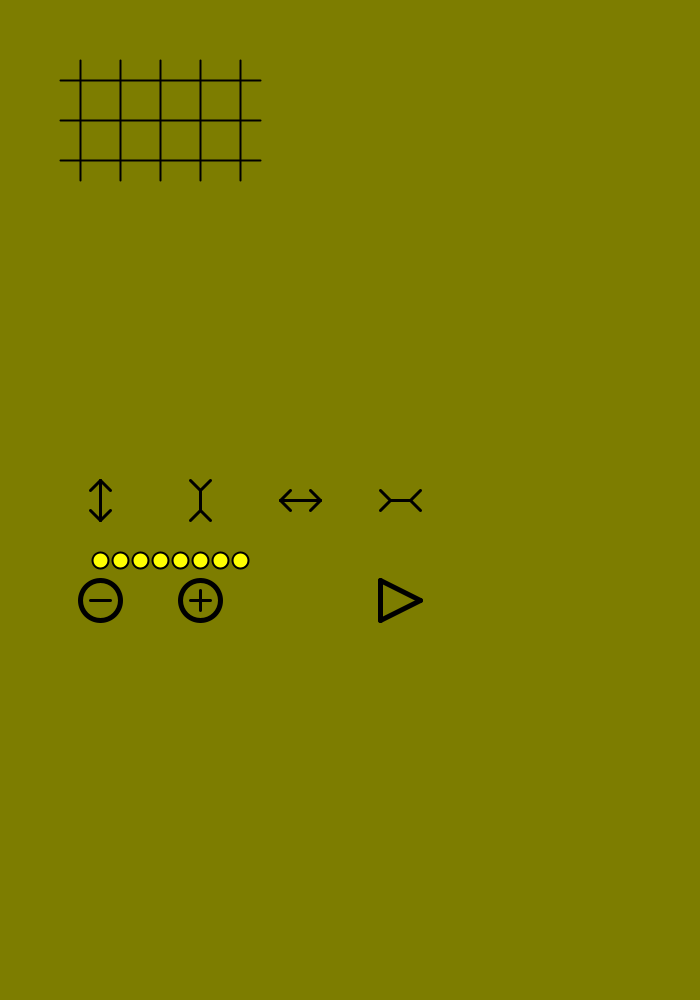
Frame 1 (no input)
Frame 60 (the mouse pressed at the canvas centre just before this capture): identical to frame 1, image omitted
Frame 120 (the mouse held since frame 60 and released just before this capture): identical to frame 1, image omitted

The Processing sketch that drew this single still picture (run headless with seeded random() and noise(); from frame 60 on, the mouse is pressed at the canvas centre):

// Processing sketch: processing_181388
// ── processing_181388.pde

// AUTO_TSUMEGO_T 

int TATE = 3 ;
int YOKO = 5 ;

int PHASE = 1 ;

int X = 0 ; int Y = 0 ;
int RND = 0 ;

int [][] KYM = new int[361][361] ;
int [] NKYM = new int[361] ;
int T = 0 ;
int N = 0 ;
int [] R = new int [361] ;
int Rmax = TATE * YOKO ;
int [] NBW = new int[361] ;
int KCOL = 0 ;
int IDOU = 0 ;
int Kcancel = 0 ;
int I = 0 ; int II = 0 ; int III = 0 ; int IIII = 0 ;
int [][] Z = new int [361][361] ; 
int ZT = 0 ; int ZF = 0 ; int ZZ = 0 ;
int ZZZ = 0 ;
int WSTN = 0 ;
int BSTN = 0 ;
int EPTN = 0 ;
int EPTmax = 8 ;
int KOU = 0 ;
int GP = 0 ;
int DR = 0 ;
int GI = 0 ;
int Q = 0 ;
int [] PASSED = new int [361] ;

float CLX = 0 ;
float CLY = 0 ;
float CLN = 0 ;


void setup(){
  
  size (700,1000) ;
  strokeWeight( 2 ) ;
   for ( II = 0 ; II < 361 ; II++ ) {
     Z[0][II] = 9 ;
     PASSED[II] = 0 ;
     }
  
} // setup()

void draw(){
  
  
  if ( PHASE == 7 ){
    
    if ( mousePressed == true ){
      RESET() ;
    }
    
  } // PHASE == 7
  
  
  if ( PHASE == 6 ){
    
    ANS() ;
    PHASE = 7 ;
    
  } //PHASE == 6 
  
  
  
  if ( PHASE == 5 ){
    
    if ( mousePressed == true ){
      PHASE = 6 ;
    }
    
  } // PHASE == 5
  
  
  if ( PHASE == 4 ){
    
    if ( ZZZ == 0 ){
      
      RESET() ; 
      
    } // ZZZ == 0
    
    if ( ZZZ == 1 ){
      
      GOBANdraw() ;
      PHASE = 5 ;
      
    } // ZZZ == 1
  
  } // PHASE == 4
  
 
  if ( PHASE == 3 ){
    
    for ( Q = 0 ; Q < 10000 ; Q++ ){
    
     
    WSTNcount() ;
    
    if ( ( WSTN < 2 ) && ( N > 0 ) ){
      
      Z[N-1][R[N-1]] = 1 ;
      Z[N][R[N]] = 1 ;
      N = N - 1 ;
      Zcheck() ;
      R[N] = R[N] + 1 ;
                 
    } // WSTN < 1
    
    BSTNcount() ;
    
    if ( ( BSTN < 2 ) && ( N > 0 ) ){
      
      Z[N-1][R[N-1]] = 0 ;
      Z[N][R[N]] = 0 ;
      N = N - 1 ;
      Zcheck() ;
      R[N] = R[N] + 1 ;
                 
    } // BSTN < 1
    
     if (  N > ( Rmax * 1.5 )  ){
      
      ZZZ = 0  ;
      PHASE = 4 ;
      
    }
    
        
    
    if ( R[N] < Rmax ){
      
      RtoXYI() ;
      
      if ( KYM[N][I] == 0 ){
        
         for ( II = 0 ; II < ( (YOKO+2)*(TATE+2) ) ; II++ ) {
           NKYM[II] = KYM[N][II] ;
           }

      NKYM[I] = NBW[N] ;

      if ( NBW[N] == 1 ) { 
        KCOL = 2 ;
      }
      if ( NBW[N] == 2 ) { 
        KCOL = 1 ;
      }

      IIII = 1 ;

      while ( IIII <= 4 ) {

        RtoXYI() ;
        
        if ( IIII == 1 ) { 
          III = I - (YOKO+2) ;
        }
        if ( IIII == 2 ) { 
          III = I - 1 ;
        }
        if ( IIII == 3 ) { 
          III = I + 1 ;
        }
        if ( IIII == 4 ) { 
          III = I + (YOKO+2) ;
        } 

          X = III ; 
          Y = 0 ;
          while ( X > ( (YOKO+2)-1) ) {
            X = X -  (YOKO+2) ;
            Y = Y + 1 ;
          }
          XYloop() ;
          III = I ;

        if ( ( NKYM[III] == KCOL ) ) {

          //X = III ; 
          //Y = 0 ;
          //while ( X > ( (YOKO+2)-1) ) {
          //  X = X -  (YOKO+2) ;
          //  Y = Y + 1 ;
          //}

          Kcancel = 0 ;
          KESUone() ;    
          KESUtwo() ;

          
        }

        IIII = IIII + 1 ;
      }/// IIII < 4 

      RtoXYI() ;
      
      if ( NBW[N] == 1 ) { 
        KCOL = 1 ;
      }
      if ( NBW[N] == 2 ) { 
        KCOL = 2 ;
      }


      III = I ;


      if ( ( NKYM[III] == KCOL ) ) {

        X = III ; 
        Y = 0 ;
        while ( X > ( (YOKO+2)-1) ) {
          X = X -  (YOKO+2) ;
          Y = Y + 1 ;
        }

        Kcancel = 0 ;
        KESUone() ; 
        KESUtwo() ;

    
      }


      RtoXYI() ;
     
      IDOU = 0 ; 

      if ( NKYM[I] == 0 ) {
        IDOU = 0 ;
      }
      else {
        IDOU = 1 ;
      }
   
      
      
        KOU = 1 ;       
        KOUcheck() ;

        if (  KOU == 1  ) {
          IDOU = 0 ;
        }
        
      
      
      
      
      
      if ( IDOU == 1 ){
        
       NextStep() ;
        
      }else{ Z[N][R[N]] = 6 ; R[N] = R[N] + 1 ; } // IDOU == 1 or not
    
        
     }else{ Z[N][R[N]] = 6 ; R[N] = R[N] + 1 ; } // KYM[N][I] == 0 or not
      
     
           
    } // R[N] < Rmax
    
    if ( R[N] == Rmax ){
    
    for ( II = 0 ; II < ( (YOKO+2)*(TATE+2) ) ; II++ ) {
           NKYM[II] = KYM[N][II] ;
           }
    
    if ( N > 0 ) {      
      
    if (  PASSED[N-1] == 0  ){
      
      PASSED[N] = 1 ;
      NextStep() ;
     
    }else{ Z[N][R[N]] = 0 ; R[N] = R[N] + 1 ; }
    }else{ Z[N][R[N]] = 6 ; R[N] = R[N] + 1 ; }
    
    } // R[N] == Rmax
    
    if ( R[N] > Rmax ) {
      
      Zcheck() ;
      R[N] = R[N] + 1 ;
      
      
    }
    
    if ( PHASE == 4 ){ Q = 1000000 ; }
    
    } // Q
    
    CLOCKdraw() ;
    
    if ( ( mousePressed == true ) || ( CLN > 144 ) ){ RESET() ; }
    
  } // PHASE == 3
  
 
  if ( PHASE == 2 ){
    
    RNDGOBAN() ; 
    N = 0 ;
   
      for ( II = 0 ; II < ( (YOKO+2)*(TATE+2) ) ; II++ ) {
           KYM[N][II] = NKYM[II] ;
        }
   
   
    PHASE = 3 ;
   
    NBW[0] = 1 ;
    Rmax = TATE * YOKO ;
            
    WSTNcount() ;
    
    if ( WSTN < 2 ) { PHASE = 2 ; }
    
    EPTNcount() ;
    
    if ( EPTN > EPTmax ) { PHASE = 2 ; }
    
    BSTNcount() ;
    
    if ( BSTN < 2 ) { PHASE = 2 ; }
    
           
  } // PHASE == 2
   
  
  
  
  if ( PHASE == 1 ){
    
    GOBANset() ;
          
  } // PHASE == 1
  
  mousePressed = false ;
    
  
} // draw()


void GOBANset(){
  
  
    if ( GP == 0 ){ 
      
    for ( I = 0 ; I < ( 19 * 19 ) ; I++ ){
      
      NKYM[I] = 0 ;
      
    }
     
      
    X = 0 ; 
    Y = 0 ; 
    N = 0 ;
   

    for ( X = 0 ; X < (YOKO+2) ; X++) {
      I = ( (YOKO+2) * Y ) + X ;
      NKYM [I] = 3 ;
    }

    X = 0 ; 
    Y = 0 ;

    for ( Y = 0 ; Y < (TATE+2) ; Y++) {
      I = ( (YOKO+2) * Y ) + X ;
      NKYM [I] = 3 ;
    }

    X = (YOKO+2)-1 ; 
    Y = 0 ;

    for ( Y = 0 ; Y < (TATE+2) ; Y++) {
      I = ( (YOKO+2) * Y ) + X ;
      NKYM [I] = 3 ;
    }

    X = 0 ; 
    Y = (TATE+2) - 1 ;

    for ( X = 0 ; X < (YOKO+2) ; X++) {
      I = ( (YOKO+2) * Y ) + X ;
      NKYM [I] = 3 ;
    }

  
    
    GP = 1 ;
    DR = 1 ;
    
   
    
    } // GP == 0 
    
     
    if ( mousePressed == true ){
      
    GI = 0 ;    
      
    
       
       if ( ( ( ( mouseX - 400 ) * ( mouseX - 400 ) ) < 400 ) && ( ( ( mouseY - 600 ) * ( mouseY - 600 ) ) < 400 ) ){
        
          PHASE = 2 ; 
        
       }  
       
       if ( ( ( ( mouseX - 100 ) * ( mouseX - 100 ) ) < 400 ) && ( ( ( mouseY - 500 ) * ( mouseY - 500 ) ) < 400 ) ){
        
          TATE = TATE + 1 ; 
          GP = 0 ;        

       }   
       
       if ( ( ( ( mouseX - 200 ) * ( mouseX - 200 ) ) < 400 ) && ( ( ( mouseY - 500 ) * ( mouseY - 500 ) ) < 400 ) ){
        
          TATE = TATE - 1 ; 
          GP = 0 ;        

       }   
       
       if ( ( ( ( mouseX - 300 ) * ( mouseX - 300 ) ) < 400 ) && ( ( ( mouseY - 500 ) * ( mouseY - 500 ) ) < 400 ) ){
        
          YOKO = YOKO + 1 ; 
          GP = 0 ;        

       }   
       
       if ( ( ( ( mouseX - 400 ) * ( mouseX - 400 ) ) < 400 ) && ( ( ( mouseY - 500 ) * ( mouseY - 500 ) ) < 400 ) ){
        
          YOKO = YOKO - 1 ; 
          GP = 0 ;        

       }   
       
       if ( ( ( ( mouseX - 100 ) * ( mouseX - 100 ) ) < 400 ) && ( ( ( mouseY - 600 ) * ( mouseY - 600 ) ) < 400 ) ){
        
          EPTmax = EPTmax - 1 ; 
          GP = 0 ;        

       }   
       
       if ( ( ( ( mouseX - 200 ) * ( mouseX - 200 ) ) < 400 ) && ( ( ( mouseY - 600 ) * ( mouseY - 600 ) ) < 400 ) ){
        
          EPTmax = EPTmax + 1 ; 
          GP = 0 ;        

       }   
       
       if ( YOKO < 3 ){ YOKO = 3 ; }
       if ( YOKO > 5 ){ YOKO = 5 ; }
       if ( TATE < 3 ){ TATE = 3 ; }
       if ( TATE > 5 ){ TATE = 5 ; }
       if ( EPTmax < 3 ){ EPTmax = 3 ; }
       if ( EPTmax > 15 ){ EPTmax = 15 ;}
       DR = 1 ;
       Rmax = TATE * YOKO ;

    } // mousePressed


    if ( DR == 1 ){
      
      background (125,125,0) ;

    X = 0 ; 
    Y = 0 ;

    for ( X = 1 ; X <= (YOKO) ; X++ ) {
      stroke(0, 0, 0);
      line ( 40 + (40*X)  , 80 - 20 , 40 + (40*X) , ( 40 * (TATE) ) + 40 + 20  ) ;
    }
    for ( Y = 1 ; Y <= (TATE) ; Y++ ) {
      line ( 80 - 20 , 40 + (40*Y)  , 40 + ( 40 * (YOKO) ) + 20 , 40 + (40*Y)  ) ;
    }

 

   
    noFill() ;
    stroke(0,0,0) ;
    strokeWeight( 5 ) ; 
    line ( 380 , 580 , 420 , 600 ) ;
    line ( 420 , 600 , 380 , 620 ) ;
    line ( 380 , 620 , 380 , 580 ) ;
    ellipse ( 100 , 600 , 40 , 40 ) ;
    ellipse ( 200 , 600 , 40 , 40 ) ; 
    strokeWeight( 3 ) ;
    line ( 90 , 600 , 110 , 600 ) ;
    line ( 190 , 600 , 210 , 600 ) ;
    line ( 200 , 590 , 200 , 610 ) ;
    line ( 100 , 480 , 100 , 520 ) ;
    line ( 100 , 480 , 90 , 490 ) ;
    line ( 100 , 480 , 110 , 490 ) ;
    line ( 100 , 520 , 90 , 510 ) ;
    line ( 100 , 520 , 110 , 510 ) ;
    line ( 200 , 490 , 200 , 510 ) ;
    line ( 200 , 490 , 190 , 480 ) ;
    line ( 200 , 490 , 210 , 480 ) ;
    line ( 200 , 510 , 190 , 520 ) ;
    line ( 200 , 510 , 210 , 520 ) ;
    line ( 280 , 500 , 320 , 500 ) ;
    line ( 280 , 500 , 290 , 490 ) ;
    line ( 280 , 500 , 290 , 510 ) ;
    line ( 320 , 500 , 310 , 490 ) ;
    line ( 320 , 500 , 310 , 510 ) ;
    line ( 390 , 500 , 410 , 500 ) ;
    line ( 390 , 500 , 380 , 490 ) ;
    line ( 390 , 500 , 380 , 510 ) ;
    line ( 410 , 500 , 420 , 490 ) ;
    line ( 410 , 500 , 420 , 510 ) ;
    strokeWeight( 2 ) ;
    fill (255,255,0) ;
    for ( X = 100 ; X < ( 100 + ( 20 * EPTmax ) ) ; X = X + 20 ){
      ellipse( X , 560 , 16, 16 ) ;
    }
   
  
    DR = 0 ;  

    } // DR == 1

  
} // GOBANset()


void KESUone() {

  I = ( ( YOKO + 2 ) * Y ) + X ;
  NKYM[I] = KCOL + 3 ;

  X = X + 1 ;
  XYloop() ;
  if ( ( X >= 0 ) && ( X < (YOKO+2) ) && ( Y >= 0 ) && ( Y < (TATE+2) ) ) {
    I = ( (YOKO + 2 ) * Y ) + X ;
    if ( NKYM[I] == KCOL ) {
      KESUone() ;
    }
    if ( NKYM[I] == 0 ) {
      Kcancel = 1 ;
    }
  }

  X = X - 1 ;
  Y = Y + 1 ;
  XYloop() ;
  if ( ( X >= 0 ) && ( X < (YOKO+2) ) && ( Y >= 0 ) && ( Y < (TATE+2) ) ) {
    I = ( (YOKO + 2 ) * Y ) + X ;
    if ( NKYM[I] == KCOL ) {
      KESUone() ;
    }
    if ( NKYM[I] == 0 ) {
      Kcancel = 1 ;
    }
  }

  X = X - 1 ;
  Y = Y - 1 ;
  XYloop() ;
  if ( ( X > 0 ) && ( X < (YOKO+2) ) && ( Y > 0 ) && ( Y < (TATE+2 ) ) ) {
    I = ( (YOKO + 2 ) * Y ) + X ;
    if ( NKYM[I] == KCOL ) {
      KESUone() ;
    }
    if ( NKYM[I] == 0 ) {
      Kcancel = 1 ;
    }
  }

  X = X + 1 ;
  Y = Y - 1 ;
  XYloop() ;
  if ( ( X > 0 ) && ( X < (YOKO+2) ) && ( Y > 0 ) && ( Y < (TATE+2) ) ) {
    I = ( (YOKO + 2 ) * Y ) + X ;
    if ( NKYM[I] == KCOL ) {
      KESUone() ;
    }
    if ( NKYM[I] == 0 ) {
      Kcancel = 1 ;
    }
  }

  Y = Y + 1 ;
  XYloop() ;
} // KESUone()


void KESUtwo(){
  
    for ( II = 0 ; II < ((TATE+2)*(YOKO+2)) ; II ++ ) {
          if ( NKYM[II] == KCOL+3 ) {
            if ( Kcancel == 0 ) {
              NKYM[II] = 0 ;
            }
            if ( Kcancel == 1 ) {
              NKYM[II] = KCOL ;
            }
          }
        }
        
} // KESUtwo()


void KOUcheck(){
  
   if (  N > 0  ) {
    
       for ( III = N ; III > 0 ; III-- ){
        
        KOU = 1 ; 
        for ( II = 0 ; II < ((TATE+2)*(YOKO+2) - 1 ) ; II ++ ) {

          if ( KYM[III-1][II] != NKYM[II] ) {
            KOU = 0 ;
          }
        }
        
        if ( KOU == 1 ){ III = 0 ; }
        
       }
        
      }else {
        KOU = 0 ;
      }
     
} // KOUcheck()

void WSTNcount(){
  
  WSTN = 0 ;
    for ( I = 0 ; I < ( (TATE+2)*(YOKO+2) ) ; I++) {
      if ( KYM[N][I] == 2 ) {
        WSTN = WSTN + 1 ;
      }
    }
    
} // WSTNcount()


void BSTNcount(){
  
  BSTN = 0 ;
    for ( I = 0 ; I < ( (TATE+2)*(YOKO+2) ) ; I++) {
      if ( KYM[N][I] == 1 ) {
        BSTN = BSTN + 1 ;
      }
    }
    
} // BSTNcount()



void EPTNcount(){
  
  EPTN = 0 ;
    for ( I = 0 ; I < ( (TATE+2)*(YOKO+2) ) ; I++) {
      if ( KYM[N][I] == 0 ) {
        EPTN = EPTN + 1 ;
      }
    }
    
} // EPTNcount()


void Zcheck(){
  
  
  
  ZZ = 0 ; ZT = 0 ; ZF = 0 ;
  
  for ( III = 0 ; III <= Rmax ; III ++ ){
    
    if ( Z[N][III] == 1 ) {
            ZT = ZT + 1 ;
            ZZ = ZZ + 1 ;
          }
    if ( Z[N][III] == 0 ) { 
            ZF = ZF + 1 ;
            ZZ = ZZ + 1 ;
          }
    if ( Z[N][III] == 9 ) {
            ZZ = 9999 ;
          }
                    
    } // 0 < R < Rmax
  
  if ( ( ZT >= 1 ) && ( NBW[N] == 1 ) && ( N > 0 ) ){
    
   Z[N-1][R[N-1]] = 1 ;
   N = N - 1 ;
   Zcheck() ;
  
  }
  
  if ( ( ZT == ZZ ) && ( NBW[N] == 2 ) && ( N > 0 ) && ( ZZ > 0 ) ){
    
   Z[N-1][R[N-1]] = 1 ;
   N = N - 1 ;
   Zcheck() ;
  
  }
 
  if ( ( ZF >= 1 ) && ( NBW[N] == 2 ) && ( N > 0 ) ){
 
   Z[N-1][R[N-1]] = 0 ;
   N = N - 1 ;
   Zcheck() ;
  
  }
  
  if ( ( ZF == ZZ ) && ( NBW[N] == 1 ) && ( N > 0 ) && ( ZZ > 0 ) ){
    
   Z[N-1][R[N-1]] = 0 ;
   N = N - 1 ;
   Zcheck() ;
  
  }

 
  if ( ( ZT >= 1 ) && ( ZF >= 1 ) && ( N == 0 ) && ( ZZ < 9999 ) ){
   
    
   ZZZ = 1 ;
   PHASE = 4 ;
  
  } 
  
  if ( ( ZZ < 9999  ) && ( N == 0 ) && ( ( ZT == 0 ) || ( ZF == 0 ) ) ){
    
    ZZZ = 0 ;
    PHASE = 4 ;
    
  }  
  
} // Zcheck()



void NextStep(){
  
        N = N + 1 ;
        PASSED[N] = 0 ;
        R[N] = 0 ;
  
        for ( II = 0 ; II < 360 ; II++ ) {
            Z[N][II] = 9 ;
        }
                
        for ( II = 0 ; II < ( (YOKO+2)*(TATE+2) ) ; II++ ) {
           KYM[N][II] = NKYM[II] ;
        }
        
               
        if ( NBW[N-1] == 1 ){ NBW[N] = 2 ; }
        if ( NBW[N-1] == 2 ){ NBW[N] = 1 ; } 
       
 
                 
} // NextStep() ;


void RESET(){
  
   
    for ( II = 0 ; II < 360 ; II++ ) {
     Z[0][II] = 9 ;
     PASSED[II] = 0 ;
     }
     
     R[0] = 0 ;
    
     
    PHASE = 2 ;
    N = 0 ;
    ZZZ = 0 ;
    //CLN = 0 ;
           
} // RESET()
  
  
void ANS(){
    

    stroke(0,0,0) ; 
    
    
    X = 0 ; 
    Y = 0 ;

    for ( X = 1 ; X <= (YOKO) ; X++ ) {
      stroke(0, 0, 0);
      line ( 40 + (40*X), (TATE*3*40+160) + 80, 40 + (40*X), (TATE*3*40+160) + ( 40 * (TATE) ) + 40  ) ;
    }
    for ( Y = 1 ; Y <= (TATE) ; Y++ ) {
      line ( 80, (TATE*3*40+160) + 40 + (40*Y), 40 + ( 40 * (YOKO) ), (TATE*3*40+160) + 40 + (40*Y) ) ;
    }


    for ( I = 0 ; I < ( (TATE+2)*(YOKO+2) ) ; I ++ ) {

      X = I ; 
      Y = 0 ;
      while ( X > ( (YOKO+2)-1) ) {
        X = X -  (YOKO+2) ;
        Y = Y + 1 ;
      }

      if ( KYM[0][I] == 1 ) {
        fill(0, 0, 0) ;
        stroke(0, 0, 0) ;
        ellipse( 40 + (40*X),  (TATE*3*40+160) + 40 + (40*Y), 37, 37 ) ;
      }


      if ( KYM[0][I] == 2 ) {
        fill(255, 255, 255) ;
        stroke(0,0,0) ;
        ellipse( 40 + (40*X),  (TATE*3*40+160) + 40 + (40*Y), 37, 37 ) ;
      }
    }  



    for ( II = 0 ; II < ( (TATE+2)*(YOKO+2) ) ; II ++ ) {

      X = II ; 
      Y = 0 ;
      while ( X > ( (YOKO+2)-1) ) {
        X = X -  (YOKO+2) ;
        Y = Y + 1 ;
      }

       
          
       X = X - 1 ;
       Y = Y - 1 ;
       III = (Y*YOKO) + X ;
       
      if ( ( X >= 0 ) && ( X < (YOKO) ) && ( Y >= 0 ) && ( Y < (TATE) ) ){
        
         X = II ; 
          Y = 0 ;
          while ( X > ( (YOKO+2)-1) ) {
            X = X -  (YOKO+2) ;
            Y = Y + 1 ;
          }

      if ( ( Z[0][III] == 1 ) && ( KYM[0][II] == 0 )  ) {
        fill(50, 50, 255) ;
        stroke(0, 0, 0) ;
        ellipse( 40 + (40*X), (TATE*3*40+160) + 40 + (40*Y), 37, 37 ) ;
      }


      if ( ( Z[0][III] == 0 ) && ( KYM[0][II] == 0 ) ) {
        fill(255, 50, 50) ;
        stroke(0, 0, 0) ;
        ellipse( 40 + (40*X), (TATE*3*40+160) + 40 + (40*Y), 37, 37 ) ;
      }
      
      }
      
    }
  } // ANS()
  
  
  
  void RNDGOBAN(){
  
   
    N = 0 ;
    X = 1 ; 
    Y = 1 ;

    while ( Y < (TATE+1) ) {
      
    
      I = ( (YOKO + 2 ) * Y ) + X ;
      NKYM[I] = 0 ;
      RND = int(random(100)) ;
      
      if ( ( RND > 0 ) && ( RND < 30 ) ) {
        NKYM[I] = 1 ;
      }
      if ( ( RND >30 ) && ( RND < 60 ) ) {
        NKYM[I] = 2 ;
      }

      X = X + 1 ;
      if ( X > (YOKO) ) {
        X = 1 ;
        Y = Y + 1 ;
      }
    }


    X = 1 ; 
    Y = 1 ;  

    while ( Y < (TATE+2-1) ) { 

      Kcancel = 0 ; 
      KCOL = 0 ;
      I = ( (YOKO+2) * Y ) + X ;
      if ( ( NKYM[I] == 1 ) || ( NKYM[I] == 2 ) ) {
        KCOL = NKYM[I] ;
        KESUone() ;
        KESUtwo() ;
      
      }

      X = X + 1 ;
      if (X > ( YOKO+2-2) ) {
        X = 1 ;
        Y = Y + 1 ;
      }
    } 

  CLOCKdraw() ;
  

} // RNDGOBAN()



void GOBANdraw(){
  
  
     background (125,125,0) ;
  
    
    X = 0 ; 
    Y = 0 ;

    for ( X = 1 ; X <= ( (YOKO) * 3 ) ; X++ ) {
      stroke(0, 0, 0);
      line ( 40 + (40*X), 80 - 20 , 40 + (40*X), ( 40 * (TATE*3) ) + 40 + 20  ) ;
    }
    
    for ( Y = 1 ; Y <= ( (TATE) * 3 ) ; Y++ ) {
      line ( 80 - 20 , 40 + (40*Y), 40 + ( 40 * (YOKO*3) ) + 20 , 40 + (40*Y) ) ;
    }


    for ( I = 0 ; I < ( (TATE+2)*(YOKO+2) ) ; I ++ ) {

      X = I ; 
      Y = 0 ;
      while ( X > ( (YOKO+2)-1) ) {
        X = X -  (YOKO+2) ;
        Y = Y + 1 ;
      }

      if ( KYM[0][I] == 1 ) {
        fill(0, 0, 0) ;
        stroke(0, 0, 0) ;
        ellipse( 40 + (40*X),  40 + (40*Y), 37, 37 ) ;
        ellipse( 40 + (40*X) + (YOKO*40) , 40 + ( 40 * Y ) , 37 , 37 ) ;
        ellipse( 40 + (40*X) + (YOKO*40*2) , 40 + ( 40 * Y ) , 37 , 37 ) ;
        ellipse( 40 + (40*X),  40 + (40*Y) + (TATE*40) , 37, 37 ) ;
        ellipse( 40 + (40*X) + (YOKO*40) , 40 + ( 40 * Y ) + (TATE*40) , 37 , 37 ) ;
        ellipse( 40 + (40*X) + (YOKO*40*2) , 40 + ( 40 * Y ) + (TATE*40) , 37 , 37 ) ;
        ellipse( 40 + (40*X),  40 + (40*Y) + (TATE*40*2) , 37, 37 ) ;
        ellipse( 40 + (40*X) + (YOKO*40) , 40 + ( 40 * Y ) + (TATE*40*2) , 37 , 37 ) ;
        ellipse( 40 + (40*X) + (YOKO*40*2) , 40 + ( 40 * Y ) + (TATE*40*2) , 37 , 37 ) ;
      }


      if ( KYM[0][I] == 2 ) {
        fill(255, 255, 255) ;
        stroke(0,0,0) ;
        ellipse( 40 + (40*X),  40 + (40*Y), 37, 37 ) ;
        ellipse( 40 + (40*X) + (YOKO*40) , 40 + ( 40 * Y ) , 37 , 37 ) ;
        ellipse( 40 + (40*X) + (YOKO*40*2) , 40 + ( 40 * Y ) , 37 , 37 ) ;
        ellipse( 40 + (40*X),  40 + (40*Y) + (TATE*40) , 37, 37 ) ;
        ellipse( 40 + (40*X) + (YOKO*40) , 40 + ( 40 * Y ) + (TATE*40) , 37 , 37 ) ;
        ellipse( 40 + (40*X) + (YOKO*40*2) , 40 + ( 40 * Y ) + (TATE*40) , 37 , 37 ) ;
        ellipse( 40 + (40*X),  40 + (40*Y) + (TATE*40*2) , 37, 37 ) ;
        ellipse( 40 + (40*X) + (YOKO*40) , 40 + ( 40 * Y ) + (TATE*40*2) , 37 , 37 ) ;
        ellipse( 40 + (40*X) + (YOKO*40*2) , 40 + ( 40 * Y ) + (TATE*40*2) , 37 , 37 ) ;
      }
    }
  
  stroke(255,255,0) ;
  noFill() ;
  rect( 40 + (YOKO*40) + 20 , 40 + (TATE*40) + 20  , (YOKO*40) , (TATE*40) ) ;
 
  for ( II = 0 ; II < 40 ; II++ ){

    stroke(125,125,0,(255-(II*6))) ;
    strokeWeight( 4 ) ;
    
    rect ( 60 + (II*2) , 60 + (II*2) , 20 + (YOKO*40*3) - (II*4) , 20 + (TATE*40*3) - (II*4) ) ;
    //rect ( 40 + int((YOKO*40/255)*II) , 40 + int((TATE*40/255)*II) , 40 + (YOKO*40*3) - int((YOKO*40/255)*II*2) , 40 + (TATE*40*3) - int((TATE*40/255)*II*2) ) ;
    

  }
  strokeWeight( 2 ) ;
  stroke(0,0,0,255) ; 
   
} // GOBANdraw()



void RtoXYI(){
  
    X = R[N] + 1 ; 
    Y = 1 ;
    while ( X > YOKO ) {
      Y = Y + 1 ;
      X = X - YOKO ;
      }
    I = ( (YOKO + 2 ) * Y ) + X ;

} // RtoXYI()



void XYloop(){
  
  if ( X <= 0 ){ X = YOKO + 1 - 1 ; }
  if ( X >= ( YOKO + 1 ) ){ X = 1 ; }
  if ( Y <= 0 ){ Y = TATE + 1 - 1 ; }
  if ( Y >= ( TATE + 1 ) ){ Y = 1 ; }
  
  I = ( ( YOKO + 2 ) * Y ) + X ;
  
}


 
 
void CLOCKdraw(){
  
   background (125,125,0) ;
   strokeWeight( 5 ) ;
   stroke (0,0,0) ;
   noFill() ;

  CLX = 90 * sin( (-1) * CLN * 2 * PI / 12 ) ;
  CLY = 90 * cos( (-1) * CLN * 2 * PI / 12 ) ;
  
  line ( 350 + (CLX/3) , 250 + (CLY/3) , 350 -  CLX  , 250 -  CLY  ) ;
  
  CLX = 60 * sin( (-1) * CLN * 2 * PI / 144 ) ;
  CLY = 60 * cos( (-1) * CLN * 2 * PI / 144 ) ;
  
  line ( 350 + (CLX/5) , 250 + (CLY/5) , 350 - CLX , 250 - CLY ) ;
  
  CLN = CLN + 0.1 ;
  
  if ( CLN > 144 ){
    CLN = 0 ; 
  }
  
  ellipse ( 350 , 250 , 200 , 200 ) ;
  strokeWeight( 2 ) ; 
  
}
   
